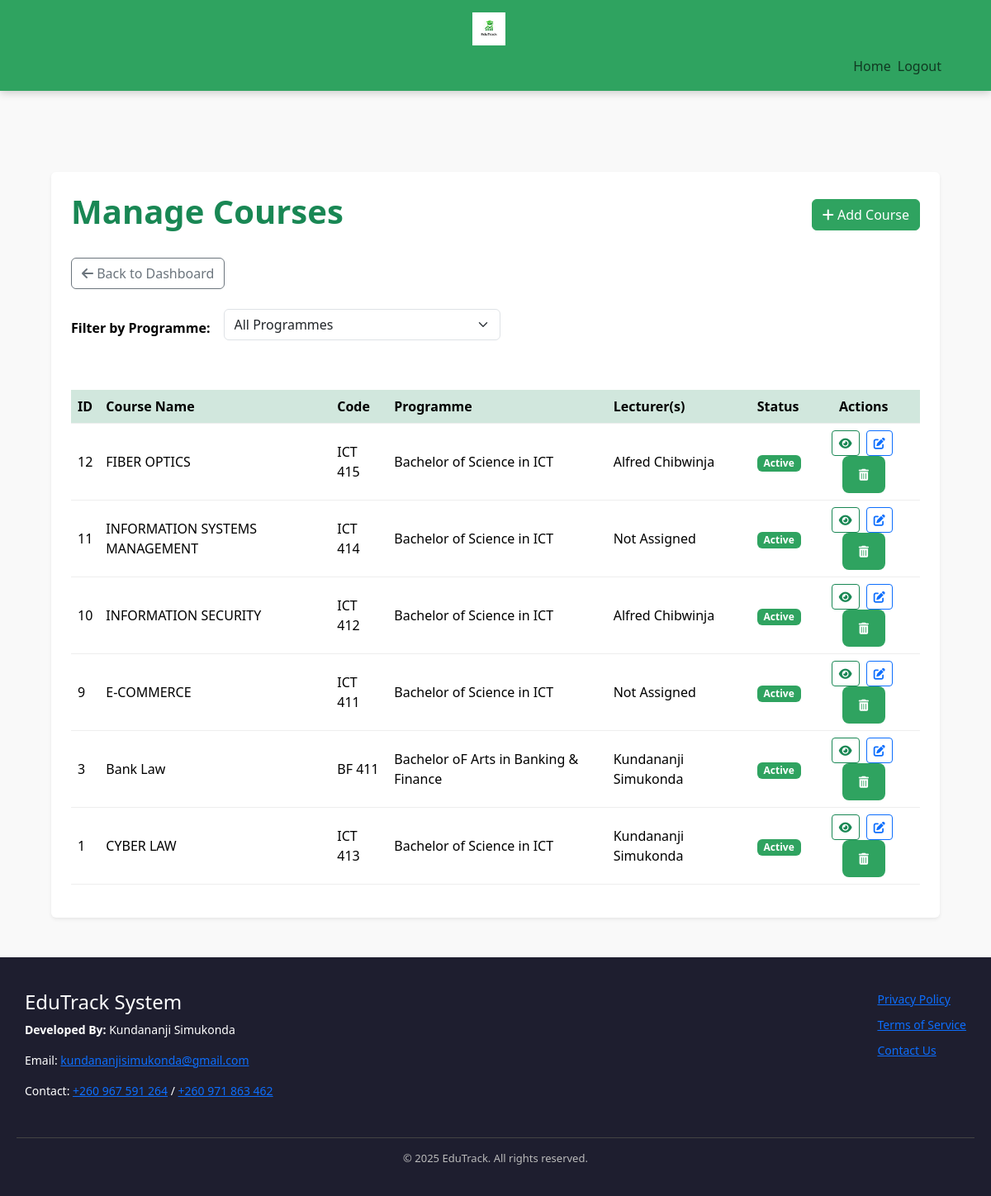
/pages/admin/manage_courses.php (signed in), run on the app's committed database.
### tables this page shows
CREATE TABLE `courses` (
  `id` int(11) UNSIGNED NOT NULL,
  `name` varchar(255) NOT NULL,
  `course_code` varchar(50) NOT NULL,
  `description` text DEFAULT NULL,
  `status` enum('active','inactive','archived') NOT NULL DEFAULT 'active',
  `class_schedule` varchar(255) DEFAULT NULL,
  `programme_id` int(11) UNSIGNED NOT NULL,
  `created_at` timestamp NOT NULL DEFAULT current_timestamp(),
  `updated_at` timestamp NOT NULL DEFAULT current_timestamp() ON UPDATE current_timestamp()
);

CREATE TABLE `programmes` (
  `id` int(11) UNSIGNED NOT NULL,
  `name` varchar(255) NOT NULL,
  `code` varchar(50) NOT NULL,
  `department` varchar(255) NOT NULL,
  `duration` int(11) NOT NULL,
  `created_at` timestamp NOT NULL DEFAULT current_timestamp(),
  `updated_at` timestamp NOT NULL DEFAULT current_timestamp() ON UPDATE current_timestamp()
);

### includes/auth_check.php (called while the page is built, shortened)
<?php
function is_logged_in() {
    return isset($_SESSION['user_id']);
}

### pages/admin/manage_courses.php (the view, shortened to what this page needs)
<?php
require_once '../../includes/auth_check.php';
require_once '../../includes/db.php';
try {
    $query = "
        SELECT
            c.id,
            c.name,
            c.course_code,
            c.status,
            p.name AS programme_name,
            GROUP_CONCAT(u.name ORDER BY u.name SEPARATOR ', ') AS lecturer_name
        FROM
            courses c
        INNER JOIN
            programmes p ON c.programme_id = p.id
        LEFT JOIN
            lecturer_courses lc ON c.id = lc.course_id
        LEFT JOIN
            users u ON lc.lecturer_id = u.id
    ";
    $params = [];
    $query .= " GROUP BY c.id ORDER BY c.id DESC";
    $stmt = $pdo->prepare($query);
    $stmt->execute($params);
    $courses = $stmt->fetchAll(PDO::FETCH_ASSOC);
} catch (PDOException $e) {
    error_log("Database error in manage_courses.php: " . $e->getMessage());
    $courses = [];
    $_SESSION['error_message'] = "Could not fetch course data. Please try again later.";
}
?>
<!DOCTYPE html>
<html lang="en">
</head>
<body>
<?php require_once '../../includes/admin_navbar.php'; ?>
<main class="container py-4">
    <link href="https://cdn.jsdelivr.net/npm/bootstrap@5.3.3/dist/css/bootstrap.min.css" rel="stylesheet">
    <link rel="stylesheet" href="https://cdnjs.cloudflare.com/ajax/libs/font-awesome/6.4.0/css/all.min.css">
    <link rel="stylesheet" href="css/dashboard.css">
</head>
<body>
<div class="container-fluid py-4">
    <div class="container bg-white rounded shadow-sm p-4">
        <div class="d-flex justify-content-between align-items-center mb-4">
            <h1 class="text-success fw-bold">Manage Courses</h1>
            <a href="add_course.php" class="btn btn-success">
                <i class="fas fa-plus"></i> Add Course
            </a>
        </div>
        <div class="d-flex justify-content-between mb-3">
            <a href="dashboard.php" class="btn btn-outline-secondary"><i class="fas fa-arrow-left"></i> Back to Dashboard</a>
        </div>
        <form method="GET" class="row g-3 align-items-center mb-4">
            <div class="col-auto">
                <label for="programme" class="col-form-label fw-semibold">Filter by Programme:</label>
            </div>
            <div class="col-auto">
                <select name="programme" id="programme" class="form-select" onchange="this.form.submit()">
                    <option value="0">All Programmes</option>
                </select>
            </div>
        </form>
        <div class="table-responsive">
            <table class="table table-hover align-middle">
                <thead class="table-success">
                    <tr>
                        <th scope="col">ID</th>
                        <th scope="col">Course Name</th>
                        <th scope="col">Code</th>
                        <th scope="col">Programme</th>
                        <th scope="col">Lecturer(s)</th>
                        <th scope="col">Status</th>
                        <th scope="col" class="text-center">Actions</th>
                    </tr>
                </thead>
                <tbody>
                    <?php if (!empty($courses)): ?>
                        <?php foreach ($courses as $course): ?>
                            <tr>
                                <td><?= htmlspecialchars($course['id']) ?></td>
                                <td><?= htmlspecialchars($course['name']) ?></td>
                                <td><?= htmlspecialchars($course['course_code']) ?></td>
                                <td><?= htmlspecialchars($course['programme_name']) ?></td>
                                <td><?= htmlspecialchars($course['lecturer_name'] ?? 'Not Assigned') ?></td>
                                <td>
                                    <span class="badge bg-<?= $course['status'] === 'active' ? 'success' : ($course['status'] === 'inactive' ? 'warning' : 'secondary') ?>">
                                        <?= htmlspecialchars(ucfirst($course['status'])) ?>
                                    </span>
                                </td>
                                <td class="text-center">
                                    <a href="view_course.php?id=<?= urlencode($course['id']) ?>" class="btn btn-sm btn-outline-success me-1">
                                        <i class="fas fa-eye"></i>
                                    </a>
                                    <a href="edit_course.php?id=<?= urlencode($course['id']) ?>" class="btn btn-sm btn-outline-primary me-1">
                                        <i class="fas fa-edit"></i>
                                    </a>
                                    <form action="delete_course.php" method="POST" class="d-inline" onsubmit="return confirm('Are you sure you want to delete this course?');">
                                        <button type="submit" class="btn btn-sm btn-outline-danger">
                                            <i class="fas fa-trash-alt"></i>
                                        </button>
                                    </form>
                                </td>
                            </tr>
                        <?php endforeach; ?>
                    <?php else: ?>
                        <tr>
                            <td colspan="8" class="text-center text-muted">No courses found.</td>
                        </tr>
                    <?php endif; ?>
                </tbody>
            </table>
        </div>
    </div>
</div>
<?php require_once '../../includes/footer.php'; ?>
</body>
</html>

### includes/admin_navbar.php (shortened to what this page needs)
<nav class="navbar navbar-light bg-light">
    <div class="container">
        <a class="navbar-brand" href="../../index.php">
            <img src="../../assets/logo.png" alt="EduTrack Logo" height="40">
        </a>
        <div class="d-none d-lg-flex ms-auto">
            <ul class="navbar-nav me-auto mb-2 mb-lg-0 d-flex flex-row gap-2 align-items-center">
                <li class="nav-item"><a class="nav-link" href="../../index.php">Home</a></li>
                <?php if (function_exists('is_logged_in') && is_logged_in()): ?>
                    <li class="nav-item"><a class="nav-link" href="../../logout.php">Logout</a></li>
                <?php else: ?>
                    <li class="nav-item"><a class="nav-link" href="../../auth/login.php">Login</a></li>
                <?php endif; ?>
            </ul>
        </div>
    </div>
</nav>

### includes/footer.php (shortened to what this page needs)
</main>
<footer class="site-footer" role="contentinfo">
    <div class="footer-container">
        <div class="footer-info">
            <h4>EduTrack System</h4>
            <p><strong>Developed By:</strong> Kundananji Simukonda</p>
            <p>Email: <a href="mailto:kundananjisimukonda@gmail.com">kundananjisimukonda@gmail.com</a></p>
            <p>Contact:
                <a href="tel:+260967591264">+260 967 591 264</a> /
                <a href="tel:+260971863462">+260 971 863 462</a>
            </p>
        </div>
        <div class="footer-links">
            <ul>
                <li><a href="privacy-policy.php">Privacy Policy</a></li>
                <li><a href="terms-of-service.php">Terms of Service</a></li>
                <li><a href="contact.php">Contact Us</a></li>
            </ul>
        </div>
    </div>
    <div class="footer-bottom">
        <p>&copy; <span id="year"></span> EduTrack. All rights reserved.</p>
    </div>
</footer>
</body>
</html>

### pages/admin/css/dashboard.css (style rules this page uses)
:root { --primary-color: #2fa360; --primary-hover: #28a745; --danger-color: #dc3545; --danger-hover: #c82333; --background-light: #f9f9f9; --background-dark: #1e1e2f; --text-color: #000000; --text-light: #fff; --text-muted: #777; --border-color: #ddd; --border-light: #eee; --container-width: min(1200px, 95vw); --padding-sm: clamp(0.5rem, 2vw, 10px); --padding-md: clamp(1rem, 3vw, 20px); --padding-lg: clamp(2rem, 5vw, 40px); --gap-md: clamp(1rem, 3vw, 20px); --border-radius-sm: 8px; --border-radius-lg: 12px; --box-shadow-sm: 0 4px 6px rgba(0,0,0,0.1); --box-shadow-lg: 0 8px 12px rgba(0,0,0,0.15); --mobile-breakpoint: 768px; --transition-fast: 0.15s ease; --transition-base: 0.3s ease; --transition-slow: 0.5s ease; }
*, *::before, *::after { box-sizing: border-box; }
html, body { height: 100%; margin: 0; font-family: 'Segoe UI', Tahoma, Geneva, Verdana, sans-serif; color: var(--text-color); background-color: var(--background-light); display: flex; flex-direction: column; padding-top: 80px; scroll-behavior: smooth; }
.container { display: flex; flex-direction: column; justify-content: center; width: 100%; max-width: var(--container-width); margin-inline: auto; padding-inline: var(--padding-md); }
.navbar { position: fixed; top: 0; left: 0; width: 100%; background-color: var(--primary-color) !important; color: var(--text-light); padding: var(--padding-sm) var(--padding-lg); display: flex; justify-content: space-between; align-items: center; z-index: 1030; box-shadow: 0 2px 10px rgba(0,0,0,0.2); backdrop-filter: blur(10px); }
form label { font-weight: 600; margin-bottom: 4px; display: block; color: #000000; }
form input, form select, form textarea { width: 100%; padding: 10px 14px; margin: 8px 0 16px 0; border-radius: var(--border-radius-sm); border: 2px solid var(--border-color); font-size: 14px; transition: all var(--transition-fast); color: #000000; background: white; }
form button[type="submit"] { background-color: var(--primary-color); color: var(--text-light); padding: 12px 20px; border: none; border-radius: var(--border-radius-sm); cursor: pointer; font-weight: 600; transition: all var(--transition-base); }
.data-table, table { width: 100%; border-collapse: collapse; margin-top: 20px; }
.data-table th, .data-table td, table th, table td { padding: 12px 15px; text-align: left; border-bottom: 1px solid var(--border-light); color: #000000; transition: background-color var(--transition-fast); }
.data-table thead, table thead { background-color: var(--border-light); }
.data-table th, table th { font-weight: bold; color: #000000; }
.data-table td:last-child, table td:last-child { text-align: center; }
.site-footer { flex-shrink: 0; width: 100%; background-color: var(--background-dark); color: var(--text-light); padding: var(--padding-lg) var(--padding-md) var(--padding-md); font-size: 14px; }
.footer-container { display: flex; flex-wrap: wrap; justify-content: space-between; max-width: var(--container-width); margin: 0 auto; gap: var(--gap-md); }
.footer-links ul { list-style: none; padding: 0; }
.footer-links li { margin-bottom: 10px; }
.footer-bottom { text-align: center; margin-top: 30px; border-top: 1px solid #444; padding-top: 15px; font-size: 13px; color: #bbb; }
.btn-success, .bg-success { background-color: var(--primary-color) !important; border-color: var(--primary-color) !important; }
.table thead { background-color: var(--primary-color) !important; color: var(--text-light) !important; }
.navbar { z-index: 1030 !important; }
.container-fluid, .container { max-width: var(--container-width); }

### data on the page
courses: id "12", name "FIBER OPTICS", course_code "ICT 415", programme.name "Bachelor of Science in ICT", lecturer_name "Alfred Chibwinja", status "Active"
courses: id "11", name "INFORMATION SYSTEMS MANAGEMENT", course_code "ICT 414", programme.name "Bachelor of Science in ICT", lecturer_name "Not Assigned", status "Active"
courses: id "10", name "INFORMATION SECURITY", course_code "ICT 412", programme.name "Bachelor of Science in ICT", lecturer_name "Alfred Chibwinja", status "Active"
courses: id "9", name "E-COMMERCE", course_code "ICT 411", programme.name "Bachelor of Science in ICT", lecturer_name "Not Assigned", status "Active"
courses: id "3", name "Bank Law", course_code "BF 411", programme.name "Bachelor oF Arts in Banking & Finance", lecturer_name "Kundananji Simukonda", status "Active"
courses: id "1", name "CYBER LAW", course_code "ICT 413", programme.name "Bachelor of Science in ICT", lecturer_name "Kundananji Simukonda", status "Active"
